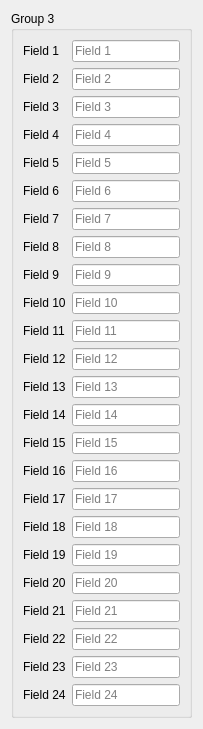
     <widget class="QWidget" name="page3">
      <attribute name="title">
       <string>Page 3</string>
      </attribute>
      <layout class="QVBoxLayout" name="pageLayout3">
       <item>
        <widget class="QGroupBox" name="group3">
         <property name="title">
          <string>Group 3</string>
         </property>
         <layout class="QFormLayout" name="form3">
          <item row="0" column="0">
           <widget class="QLabel" name="p3l1">
            <property name="text">
             <string>Field 1</string>
            </property>
           </widget>
          </item>
          <item row="0" column="1">
           <widget class="QLineEdit" name="p3f1">
            <property name="placeholderText">
             <string>Field 1</string>
            </property>
           </widget>
          </item>
          <item row="1" column="0">
           <widget class="QLabel" name="p3l2">
            <property name="text">
             <string>Field 2</string>
            </property>
           </widget>
          </item>
          <item row="1" column="1">
           <widget class="QLineEdit" name="p3f2">
            <property name="placeholderText">
             <string>Field 2</string>
            </property>
           </widget>
          </item>
          <item row="2" column="0">
           <widget class="QLabel" name="p3l3">
            <property name="text">
             <string>Field 3</string>
            </property>
           </widget>
          </item>
          <item row="2" column="1">
           <widget class="QLineEdit" name="p3f3">
            <property name="placeholderText">
             <string>Field 3</string>
            </property>
           </widget>
          </item>
          <item row="3" column="0">
           <widget class="QLabel" name="p3l4">
            <property name="text">
             <string>Field 4</string>
            </property>
           </widget>
          </item>
          <item row="3" column="1">
           <widget class="QLineEdit" name="p3f4">
            <property name="placeholderText">
             <string>Field 4</string>
            </property>
           </widget>
          </item>
          <item row="4" column="0">
           <widget class="QLabel" name="p3l5">
            <property name="text">
             <string>Field 5</string>
            </property>
           </widget>
          </item>
          <item row="4" column="1">
           <widget class="QLineEdit" name="p3f5">
            <property name="placeholderText">
             <string>Field 5</string>
            </property>
           </widget>
          </item>
          <item row="5" column="0">
           <widget class="QLabel" name="p3l6">
            <property name="text">
             <string>Field 6</string>
            </property>
           </widget>
          </item>
          <item row="5" column="1">
           <widget class="QLineEdit" name="p3f6">
            <property name="placeholderText">
             <string>Field 6</string>
            </property>
           </widget>
          </item>
          <item row="6" column="0">
           <widget class="QLabel" name="p3l7">
            <property name="text">
             <string>Field 7</string>
            </property>
           </widget>
          </item>
          <item row="6" column="1">
           <widget class="QLineEdit" name="p3f7">
            <property name="placeholderText">
             <string>Field 7</string>
            </property>
           </widget>
          </item>
          <item row="7" column="0">
           <widget class="QLabel" name="p3l8">
            <property name="text">
             <string>Field 8</string>
            </property>
           </widget>
          </item>
          <item row="7" column="1">
           <widget class="QLineEdit" name="p3f8">
            <property name="placeholderText">
             <string>Field 8</string>
            </property>
           </widget>
          </item>
          <item row="8" column="0">
           <widget class="QLabel" name="p3l9">
            <property name="text">
             <string>Field 9</string>
            </property>
           </widget>
          </item>
          <item row="8" column="1">
           <widget class="QLineEdit" name="p3f9">
            <property name="placeholderText">
             <string>Field 9</string>
            </property>
           </widget>
          </item>
          <item row="9" column="0">
           <widget class="QLabel" name="p3l10">
            <property name="text">
             <string>Field 10</string>
            </property>
           </widget>
          </item>
          <item row="9" column="1">
           <widget class="QLineEdit" name="p3f10">
            <property name="placeholderText">
             <string>Field 10</string>
            </property>
           </widget>
          </item>
          <item row="10" column="0">
           <widget class="QLabel" name="p3l11">
            <property name="text">
             <string>Field 11</string>
            </property>
           </widget>
          </item>
          <item row="10" column="1">
           <widget class="QLineEdit" name="p3f11">
            <property name="placeholderText">
             <string>Field 11</string>
            </property>
           </widget>
          </item>
          <item row="11" column="0">
           <widget class="QLabel" name="p3l12">
            <property name="text">
             <string>Field 12</string>
            </property>
           </widget>
          </item>
          <item row="11" column="1">
           <widget class="QLineEdit" name="p3f12">
            <property name="placeholderText">
             <string>Field 12</string>
            </property>
           </widget>
          </item>
          <item row="12" column="0">
           <widget class="QLabel" name="p3l13">
            <property name="text">
             <string>Field 13</string>
            </property>
           </widget>
          </item>
          <item row="12" column="1">
           <widget class="QLineEdit" name="p3f13">
            <property name="placeholderText">
             <string>Field 13</string>
            </property>
           </widget>
          </item>
          <item row="13" column="0">
           <widget class="QLabel" name="p3l14">
            <property name="text">
             <string>Field 14</string>
            </property>
           </widget>
          </item>
          <item row="13" column="1">
           <widget class="QLineEdit" name="p3f14">
            <property name="placeholderText">
             <string>Field 14</string>
            </property>
           </widget>
          </item>
          <item row="14" column="0">
           <widget class="QLabel" name="p3l15">
            <property name="text">
             <string>Field 15</string>
            </property>
           </widget>
          </item>
          <item row="14" column="1">
           <widget class="QLineEdit" name="p3f15">
            <property name="placeholderText">
             <string>Field 15</string>
            </property>
           </widget>
          </item>
          <item row="15" column="0">
           <widget class="QLabel" name="p3l16">
            <property name="text">
             <string>Field 16</string>
            </property>
           </widget>
          </item>
          <item row="15" column="1">
           <widget class="QLineEdit" name="p3f16">
            <property name="placeholderText">
             <string>Field 16</string>
            </property>
           </widget>
          </item>
          <item row="16" column="0">
           <widget class="QLabel" name="p3l17">
            <property name="text">
             <string>Field 17</string>
            </property>
           </widget>
          </item>
          <item row="16" column="1">
           <widget class="QLineEdit" name="p3f17">
            <property name="placeholderText">
             <string>Field 17</string>
            </property>
           </widget>
          </item>
          <item row="17" column="0">
           <widget class="QLabel" name="p3l18">
            <property name="text">
             <string>Field 18</string>
            </property>
           </widget>
          </item>
          <item row="17" column="1">
           <widget class="QLineEdit" name="p3f18">
            <property name="placeholderText">
             <string>Field 18</string>
            </property>
           </widget>
          </item>
          <item row="18" column="0">
           <widget class="QLabel" name="p3l19">
            <property name="text">
             <string>Field 19</string>
            </property>
           </widget>
          </item>
          <item row="18" column="1">
           <widget class="QLineEdit" name="p3f19">
            <property name="placeholderText">
             <string>Field 19</string>
            </property>
           </widget>
          </item>
          <item row="19" column="0">
           <widget class="QLabel" name="p3l20">
            <property name="text">
             <string>Field 20</string>
            </property>
           </widget>
          </item>
          <item row="19" column="1">
           <widget class="QLineEdit" name="p3f20">
            <property name="placeholderText">
             <string>Field 20</string>
            </property>
           </widget>
          </item>
          <item row="20" column="0">
           <widget class="QLabel" name="p3l21">
            <property name="text">
             <string>Field 21</string>
            </property>
           </widget>
          </item>
          <item row="20" column="1">
           <widget class="QLineEdit" name="p3f21">
            <property name="placeholderText">
             <string>Field 21</string>
            </property>
           </widget>
          </item>
          <item row="21" column="0">
           <widget class="QLabel" name="p3l22">
            <property name="text">
             <string>Field 22</string>
            </property>
           </widget>
          </item>
          <item row="21" column="1">
           <widget class="QLineEdit" name="p3f22">
            <property name="placeholderText">
             <string>Field 22</string>
            </property>
           </widget>
          </item>
          <item row="22" column="0">
           <widget class="QLabel" name="p3l23">
            <property name="text">
             <string>Field 23</string>
            </property>
           </widget>
          </item>
          <item row="22" column="1">
           <widget class="QLineEdit" name="p3f23">
            <property name="placeholderText">
             <string>Field 23</string>
            </property>
           </widget>
          </item>
          <item row="23" column="0">
           <widget class="QLabel" name="p3l24">
            <property name="text">
             <string>Field 24</string>
            </property>
           </widget>
          </item>
          <item row="23" column="1">
           <widget class="QLineEdit" name="p3f24">
            <property name="placeholderText">
             <string>Field 24</string>
            </property>
           </widget>
          </item>
         </layout>
        </widget>
       </item>
      </layout>
     </widget>
